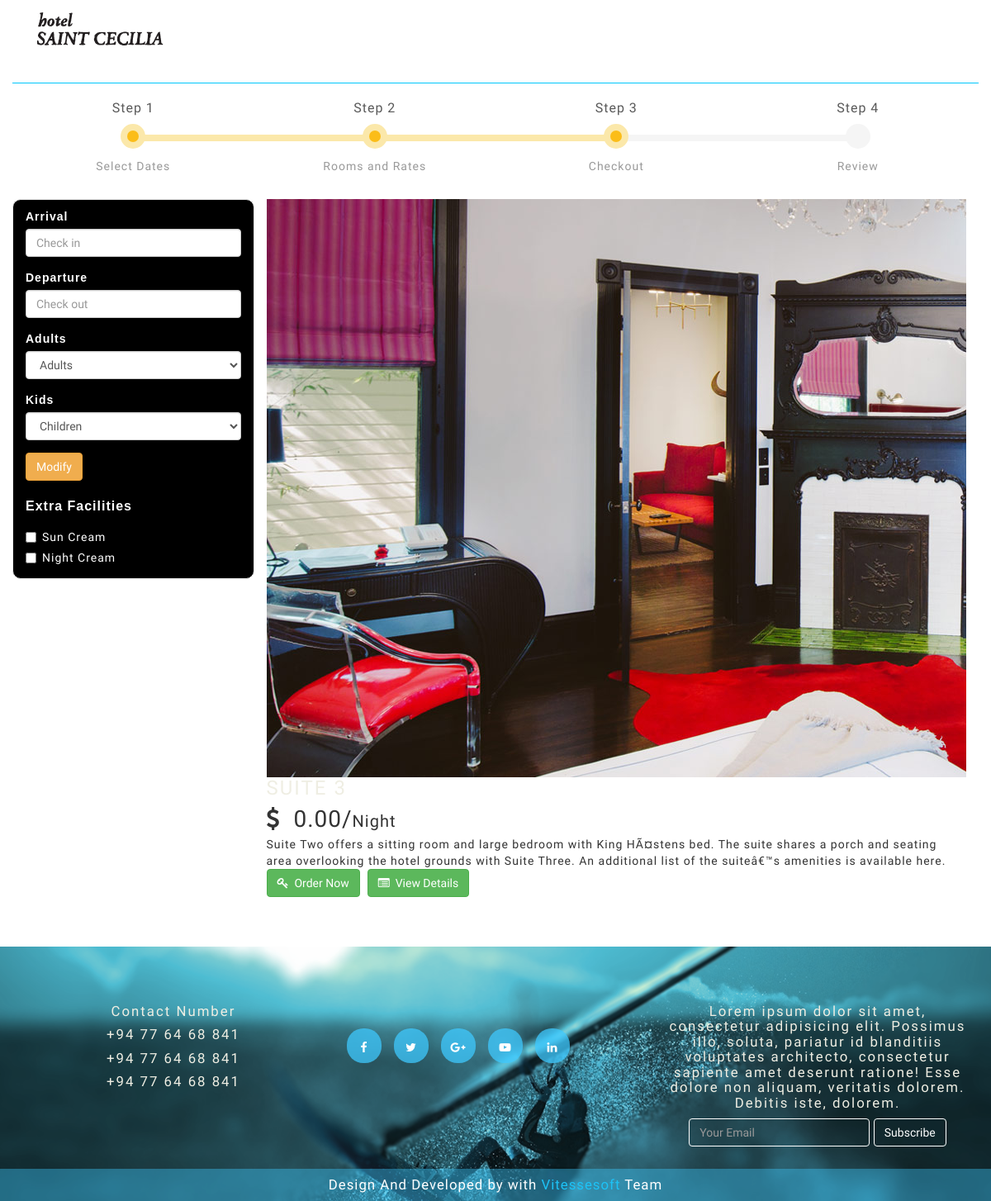
The app's page /index.php/room/availabe_rooms, older data.
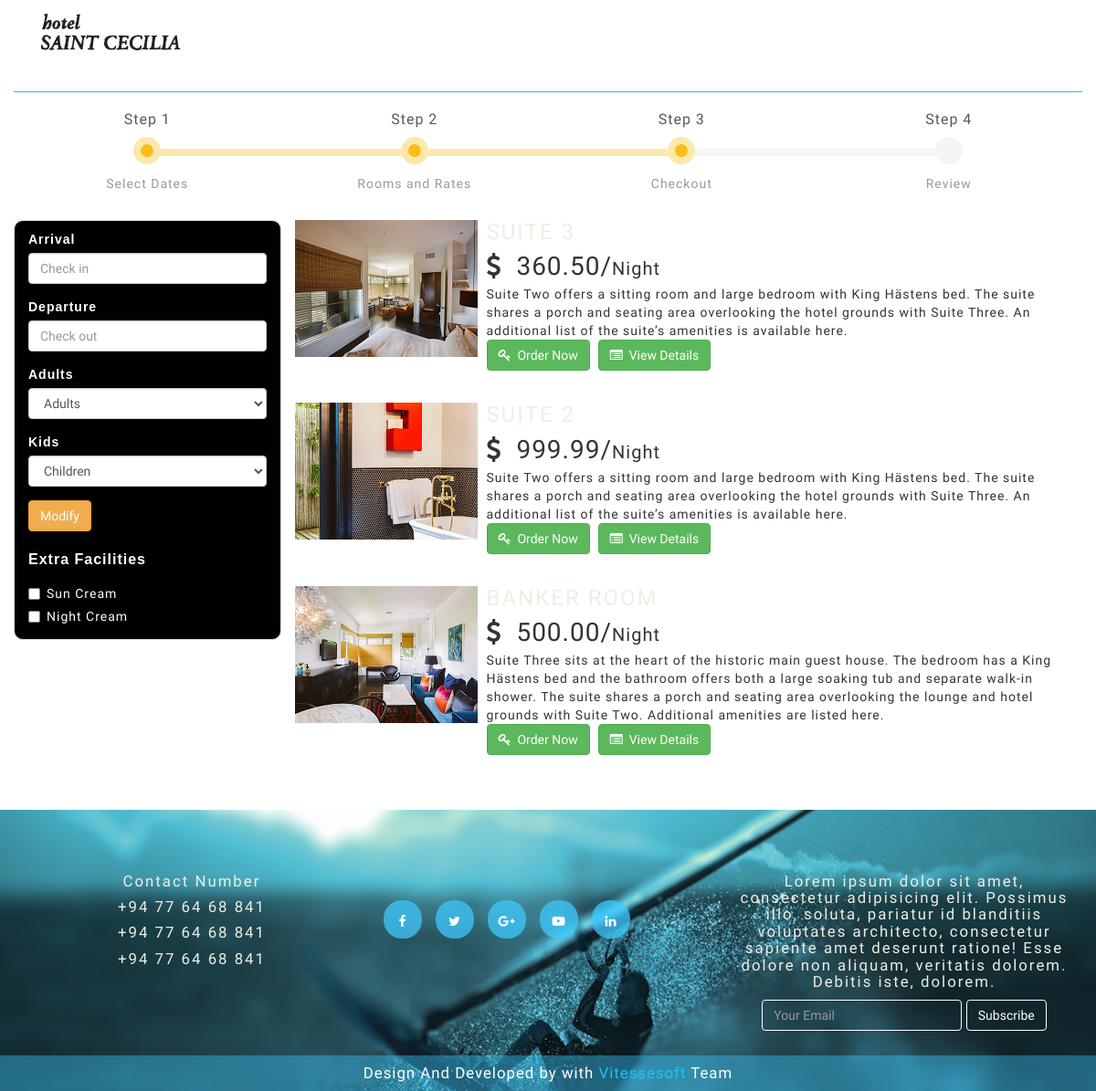
The same page, newer data.
### tables this page shows
CREATE TABLE IF NOT EXISTS `rooms` (
  `rm_id` int(11) NOT NULL AUTO_INCREMENT,
  `rm_name` varchar(200) NOT NULL,
  `rm_comments` varchar(1000) NOT NULL,
  `rm_cover_img` varchar(500) NOT NULL,
  `rm_available` int(2) NOT NULL,
  `rm_title` varchar(400) NOT NULL,
  `rm_detail` varchar(1000) NOT NULL,
  `rm_amount` double(10,2) NOT NULL,
  PRIMARY KEY (`rm_id`)
);

### application/controllers/Room.php (called while the page is built, shortened)
<?php
class Room extends CI_Controller {
    public function availabe_rooms() {
        $room['avi_details'] = $this->roommodel->availableRooms();
        $this->load->view('available_rooms', $room);
    }
}

### index.php (called while the page is built, shortened)
<?php
require_once BASEPATH.'core/CodeIgniter.php';

### application/models/roommodel.php (called while the page is built, shortened)
<?php
class roommodel extends CI_Model {
    function availableRooms() {
        $query = $this->db->get('rooms');
        return $query->result();
    }
}

### application/views/available_rooms.php (the view, shortened to what the rows shown need)
?><!DOCTYPE html>
<html class="no-js">
    <head>
        <link rel="stylesheet" href="//code.jquery.com/ui/1.11.4/themes/smoothness/jquery-ui.css">
        <?php include_once './resoures/imports/baseimports.php'; ?>
        <link rel="stylesheet" href="<?php echo base_url(); ?>resoures/css/booking_guide.css">
        <link rel="stylesheet" href="<?php echo base_url(); ?>resoures/css/preloader.css">
    </head>
    <body id="body">
        <div id="availability">
            <div class="container">
                <div class="row">
                    <div id="hotel_details" class="col-sm-9" style="margin-top: 20px;">
                        <?php
                        if (!empty($avi_details)) {
                            foreach ($avi_details as $room) {
                                echo "<div class='media'>";
                                echo "<a class='pull-left' href='#' data-toggle='modal' data-target='#sigiriya'>";
                                echo "<img class='media-object' src='" . base_url() . $room->rm_cover_img . "' alt='Media Object'>";
                                echo "</a>";
                                echo "<div class='media-body'>";
                                echo "<h4 class='media-heading'><span style='font-size: 24px;'>" . $room->rm_name . "</span></h4>";
                                echo "<span style='font-size: 28px;'><i class='fa fa-dollar'></i>&nbsp;&nbsp;" . $room->rm_amount . "/<span style='font-size: 20px;'>Night</span></span><br>";
                                echo $room->rm_detail;
                                echo "<br><button type='button' class='btn btn-success'><i class='fa fa-key'></i>&nbsp;&nbsp;Order Now</button>&nbsp;&nbsp;";
                                echo "<button type='button' class='btn btn-success'><i class='fa fa-list-alt'></i>&nbsp;&nbsp;View Details</button>";
                                echo "</div>";
                                echo "</div><br>";
                            }
                        }
                        ?>
                    </div>
                </div>
            </div>
        </div>
    </body>
</html>
</body>
</html>

Row changes from the older to the newer data that the page shows:
changed rooms (number 1 of 3 on the later page): rm_cover_img: a different picture; rm_amount "0.00" → "360.50"; rm_detail "…large bedroom with King HÃ¤stens bed. The suite shares a porch and seating area overlooking the hotel grounds with Suite Three. An additional list of the suiteâ€™s amenities is available here." → "…large bedroom with King Hästens bed. The suite shares a porch and seating area overlooking the hotel grounds with Suite Three. An additional list of the suite’s amenities is available here."
added rooms: rm_cover_img (picture), rm_amount "999.99", rm_detail "Suite Two offers a sitting room and large bedroom with King Hästens bed. The suite shares a porch and seating area overlooking the hotel grounds with Suite Three. An additional list of the suite’s amenities is available here."
added rooms: rm_cover_img (picture), rm_amount "500.00", rm_detail "Suite Three sits at the heart of the historic main guest house. The bedroom has a King Hästens bed and the bathroom offers both a large soaking tub and separate walk-in shower. The suite shares a porch and seating area overlooking the lounge and hotel grounds with Suite Two. Additional amenities are listed here."
